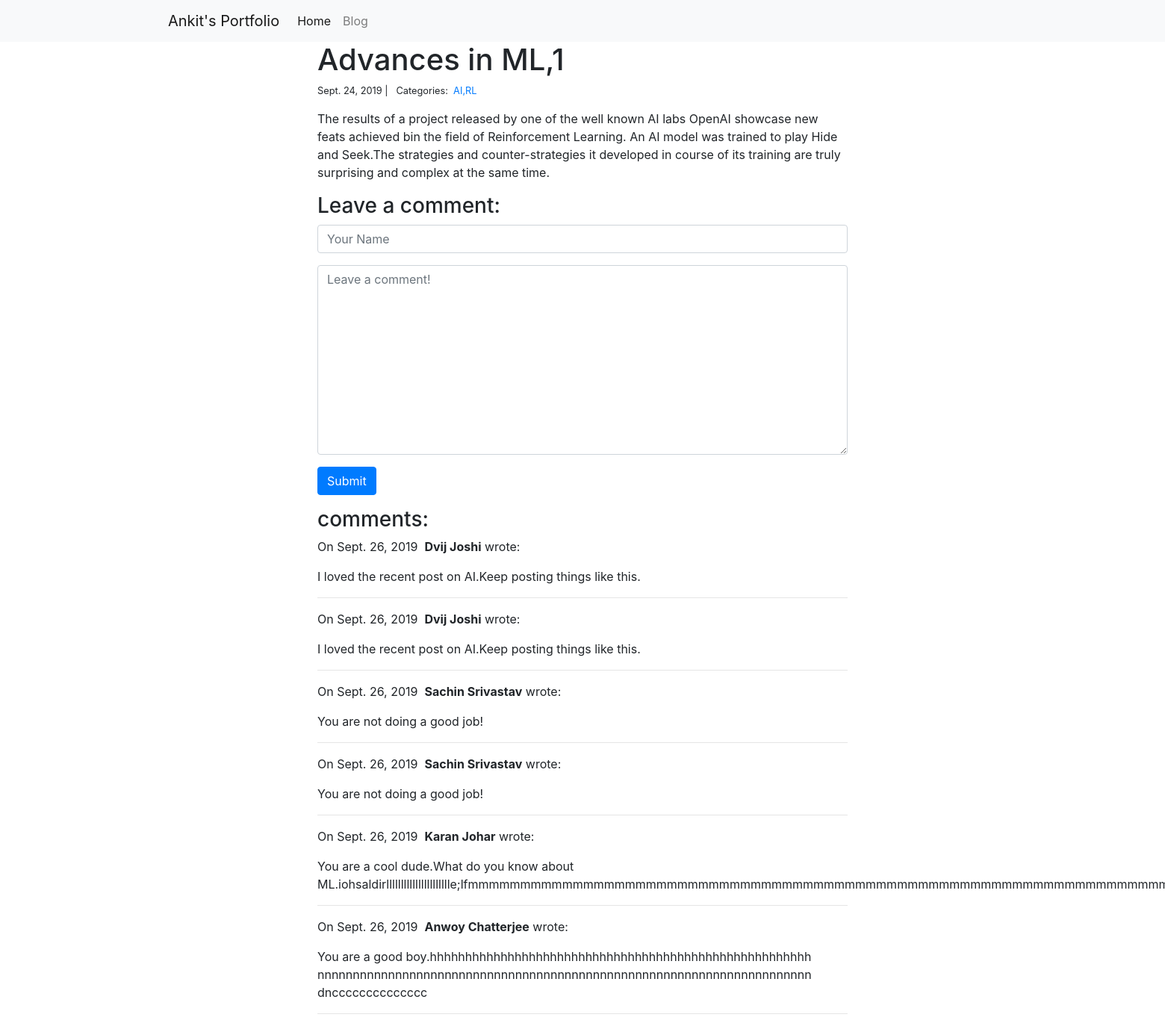
Page /blog/1/ on the committed database.
### blog/models.py (models this page shows)
class Post(models.Model):
    title=models.CharField(max_length=255)
    body=models.TextField()
    created_on=models.DateTimeField(auto_now_add=True)
    last_modified=models.DateTimeField(auto_now=True)
    categories=models.ManyToManyField('Category',related_name='posts')

class Category(models.Model):
    name=models.CharField(max_length=20)

class Comment(models.Model):
    author=models.CharField(max_length=60)
    body=models.TextField()
    created_on=models.DateTimeField(auto_now_add=True)
    post=models.ForeignKey('Post',on_delete=models.CASCADE)

### blog/views.py (the view, shortened to what this page needs)
# urls.py: path("<int:pk>/",views.blog_detail,name="blog_detail"),
def blog_detail(request,pk):
    post=Post.objects.get(pk=pk)
    form=CommentForm()
    comments=Comment.objects.filter(post=post)
    context={
            "val":pk,
        "post":post,
        "comments":comments,
        "form":form,
        }
    return render(request,"blog_detail.html",context)

### blog/forms.py
class CommentForm(forms.Form):
    author=forms.CharField(max_length=60,widget=forms.TextInput(attrs={
        "class":"form-control",
        "placeholder":"Your Name"
        })
                           )
    body=forms.CharField(widget=forms.Textarea(attrs={
        "class":"form-control",
        "placeholder":"Leave a comment!"
        })
                         )

### blog/templates/blog_detail.html (shortened to what this page needs)
{% extends "base.html" %}
{% block page_content %}
<div class="col-md-8 offset-md-2">
	<h1>{{ post.title }},{{val}}</h1>
	<small>
		{{ post.created_on.date }} | &nbsp;
		Categories:&nbsp;
		{% for category in post.categories.all %}
		<a href="{% url 'blog_category' category.name %}">
			{{category.name}}
		</a>&nbsp;
		{% endfor %}
	</small>
	<p>{{ post.body | linebreaks }}</p>
	<h3>Leave a comment:</h3>
	<form action="/blog/{{ post.pk}}/" method="post">
		<div class="form-group">
			{{ form.author }}
		</div>
		<div class="form-group">
			{{ form.body }}
		</div>
		<button type="submit" class="btn btn-primary">Submit</button>
	</form>
	<h3>comments:</h3>
	{% for comment in comments %}
	<p>
		On {{comment.created_on.date}}&nbsp;
		<b>{{ comment.author }}</b> wrote:
	</p>
	<p>{{ comment.body | linebreaks }}</p>
	<hr>
	{% endfor %}
</div>
{% endblock %}

### personal_portfolio/templates/base.html (shortened to what this page needs)
<link rel="stylesheet" href="https://stackpath.bootstrapcdn.com/bootstrap/4.1.3/css/bootstrap.min.css">
<nav class="navbar navbar-expand-lg navbar-light bg-light">
    <div class="container">
        <a class="navbar-brand" href="{% url 'project_index' %}">Ankit's Portfolio</a>
        <div class="collapse navbar-collapse" id="navbarSupportedContent">
          <ul class="navbar-nav mr-auto">
            <li class="nav-item active">
              <a class="nav-link" href="{% url 'project_index' %}">Home</a>
            </li>
            <li class="nav-item">
              <a class="nav-link" href="{% url 'blog_index' %}">Blog</a>
            </li>
          </ul>
        </div>
    </div>
</nav>
<div class="container">
    {% block page_content %}{% endblock %}
</div>

### rows in the picture
Post: title "Advances in ML", created_on "Sept. 24, 2019", body "The results of a project released by one of the well known AI labs OpenAI showcase new feats achieved bin the field of Reinforcement Learning. An AI model was trained to play Hide and Seek.The strategies and counter-strategies it developed in course of its training are truly surprising and complex at the same time."
Category: name "AI,RL"
Comment: created_on "Sept. 26, 2019", author "Dvij Joshi", body "I loved the recent post on AI.Keep posting things like this."
Comment: created_on "Sept. 26, 2019", author "Dvij Joshi", body "I loved the recent post on AI.Keep posting things like this."
Comment: created_on "Sept. 26, 2019", author "Sachin Srivastav", body "You are not doing a good job!"
Comment: created_on "Sept. 26, 2019", author "Sachin Srivastav", body "You are not doing a good job!"
Comment: created_on "Sept. 26, 2019", author "Karan Johar", body "You are a cool dude.What do you know about…"
Comment: created_on "Sept. 26, 2019", author "Anwoy Chatterjee", body "You are a good boy.hhhhhhhhhhhhhhhhhhhhhhhhhhhhhhhhhhhhhhhhhhhhhhhhhhhhhh nnnnnnnnnnnnnnnnnnnnnnnnnnnnnnnnnnnnnnnnnnnnnnnnnnnnnnnnnnnnnnnnnnnnnn dncccccccccccccc"

### other values in the picture
{{ val }} "1"
